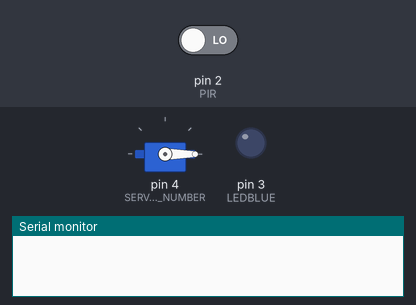
Bench run of a sketch on a simulated Arduino Uno, built with avr-gcc and run on an emulated ATmega328P. On the bench: servo, output pins drawn as LEDs (lit = HIGH), the last lines printed to the serial monitor. Inputs (shaded band) come from the test bench; at power-on: pin 2 (PIR) LOW.

Above: at 1.2 s.
1.3 s: pin 2 (PIR) driven HIGH
At 1.9 s:
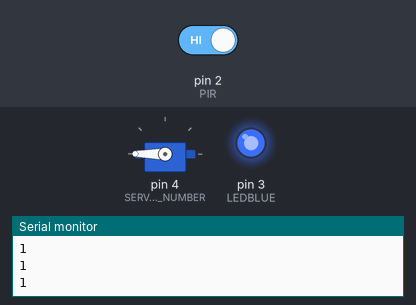
Timing chart, 0 to 4.3 s (numbered marks = the images above; inputs shaded):
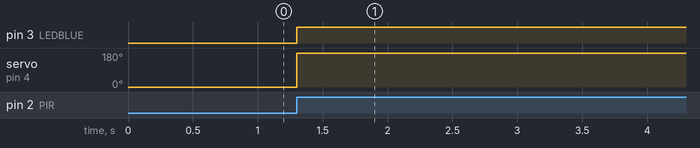

The sketch:

simple_PIR_sensor.ino
```cpp
#include <Servo.h>                    // Servo 모터는 라이브러리가 필요
Servo servo;                          // Servo 객체 선언

const int PIR               = 2;
const int LEDBLUE           = 3;
const int SERVO_PIN_NUMBER  = 4;      // servo 핀번호

unsigned long prevMillis;
int ledInterval;
int servoInterval;

void setup()
{
  Serial.begin(9600);
  pinMode(PIR, INPUT);
  pinMode(LEDBLUE, OUTPUT);
  servo.attach(SERVO_PIN_NUMBER);     // servo 초기화 (핀번호)
  servo.write(0);

  prevMillis    = 0;
  ledInterval   = 5000;
  servoInterval = 10000;
}

void loop()
{
  int           input     = digitalRead(PIR);
  unsigned long curMillis = millis();

  if (input == HIGH)
  {
    prevMillis = millis();
    digitalWrite(LEDBLUE, input);
    Serial.println(input);
    servo.write(180);
  }

  if (curMillis - prevMillis >= ledInterval)
  {
    digitalWrite(LEDBLUE, LOW);
    Serial.println(LOW);

  }

  if (curMillis - prevMillis >= servoInterval)
  {
    servo.write(0);
  }

  delay(100);
}
```

Measured:
- after the input at 1.3 s, pin 3 (LEDBLUE): LOW → HIGH at once; servo on pin 4 (SERVO_PIN_NUMBER): 0° → 180° at once
